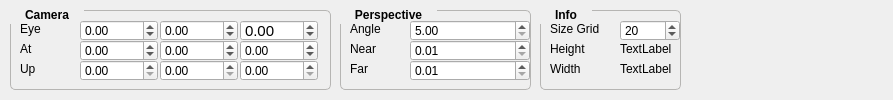
        <widget class="QWidget" name="scrollAreaWidgetContents_2">
         <property name="geometry">
          <rect>
           <x>0</x>
           <y>0</y>
           <width>893</width>
           <height>100</height>
          </rect>
         </property>
         <widget class="QGroupBox" name="groupBox">
          <property name="geometry">
           <rect>
            <x>10</x>
            <y>10</y>
            <width>321</width>
            <height>80</height>
           </rect>
          </property>
          <property name="font">
           <font>
            <pointsize>9</pointsize>
            <weight>75</weight>
            <bold>true</bold>
           </font>
          </property>
          <property name="styleSheet">
           <string notr="true">QGroupBox::title { 
   
     subcontrol-position: top left; /* position at the top left*/ 
  padding: 2px 13px;
   margin-top: -5px;
    
 }

QGroupBox{
   border: 1px solid rgb(182, 181, 179);
  border-radius: 5px;
}</string>
          </property>
          <property name="title">
           <string>Camera</string>
          </property>
          <widget class="QDoubleSpinBox" name="dEyex">
           <property name="geometry">
            <rect>
             <x>70</x>
             <y>10</y>
             <width>78</width>
             <height>21</height>
            </rect>
           </property>
           <property name="minimum">
            <double>-9000.000000000000000</double>
           </property>
           <property name="maximum">
            <double>9000.000000000000000</double>
           </property>
          </widget>
          <widget class="QDoubleSpinBox" name="dEyey">
           <property name="geometry">
            <rect>
             <x>150</x>
             <y>10</y>
             <width>78</width>
             <height>21</height>
            </rect>
           </property>
           <property name="minimum">
            <double>-9000.000000000000000</double>
           </property>
           <property name="maximum">
            <double>9000.000000000000000</double>
           </property>
          </widget>
          <widget class="QDoubleSpinBox" name="dEyez">
           <property name="geometry">
            <rect>
             <x>230</x>
             <y>10</y>
             <width>78</width>
             <height>21</height>
            </rect>
           </property>
           <property name="font">
            <font>
             <pointsize>11</pointsize>
            </font>
           </property>
           <property name="minimum">
            <double>-9000.000000000000000</double>
           </property>
           <property name="maximum">
            <double>9000.000000000000000</double>
           </property>
          </widget>
          <widget class="QDoubleSpinBox" name="dAtx">
           <property name="geometry">
            <rect>
             <x>70</x>
             <y>30</y>
             <width>78</width>
             <height>21</height>
            </rect>
           </property>
           <property name="minimum">
            <double>-9000.000000000000000</double>
           </property>
           <property name="maximum">
            <double>9000.000000000000000</double>
           </property>
          </widget>
          <widget class="QDoubleSpinBox" name="dAty">
           <property name="geometry">
            <rect>
             <x>150</x>
             <y>30</y>
             <width>78</width>
             <height>21</height>
            </rect>
           </property>
           <property name="minimum">
            <double>-9000.000000000000000</double>
           </property>
           <property name="maximum">
            <double>9000.000000000000000</double>
           </property>
          </widget>
          <widget class="QDoubleSpinBox" name="dAtz">
           <property name="geometry">
            <rect>
             <x>230</x>
             <y>30</y>
             <width>78</width>
             <height>21</height>
            </rect>
           </property>
           <property name="minimum">
            <double>-9000.000000000000000</double>
           </property>
           <property name="maximum">
            <double>9000.000000000000000</double>
           </property>
          </widget>
          <widget class="QDoubleSpinBox" name="dUpx">
           <property name="geometry">
            <rect>
             <x>70</x>
             <y>50</y>
             <width>78</width>
             <height>21</height>
            </rect>
           </property>
           <property name="maximum">
            <double>1.000000000000000</double>
           </property>
          </widget>
          <widget class="QDoubleSpinBox" name="dUpy">
           <property name="geometry">
            <rect>
             <x>150</x>
             <y>50</y>
             <width>78</width>
             <height>21</height>
            </rect>
           </property>
           <property name="maximum">
            <double>1.000000000000000</double>
           </property>
          </widget>
          <widget class="QDoubleSpinBox" name="dUpz">
           <property name="geometry">
            <rect>
             <x>230</x>
             <y>50</y>
             <width>78</width>
             <height>21</height>
            </rect>
           </property>
           <property name="maximum">
            <double>1.000000000000000</double>
           </property>
          </widget>
          <widget class="QLabel" name="label">
           <property name="geometry">
            <rect>
             <x>10</x>
             <y>10</y>
             <width>66</width>
             <height>17</height>
            </rect>
           </property>
           <property name="text">
            <string>Eye</string>
           </property>
          </widget>
          <widget class="QLabel" name="label_2">
           <property name="geometry">
            <rect>
             <x>10</x>
             <y>30</y>
             <width>66</width>
             <height>17</height>
            </rect>
           </property>
           <property name="text">
            <string>At</string>
           </property>
          </widget>
          <widget class="QLabel" name="label_3">
           <property name="geometry">
            <rect>
             <x>10</x>
             <y>50</y>
             <width>66</width>
             <height>17</height>
            </rect>
           </property>
           <property name="text">
            <string>Up</string>
           </property>
          </widget>
         </widget>
         <widget class="QGroupBox" name="groupBox_2">
          <property name="geometry">
           <rect>
            <x>340</x>
            <y>10</y>
            <width>191</width>
            <height>80</height>
           </rect>
          </property>
          <property name="font">
           <font>
            <pointsize>9</pointsize>
            <weight>75</weight>
            <bold>true</bold>
           </font>
          </property>
          <property name="styleSheet">
           <string notr="true">QGroupBox::title { 
   
     subcontrol-position: top left; /* position at the top left*/ 
  padding: 2px 13px;
   margin-top: -5px;
    
 }

QGroupBox{
   border: 1px solid rgb(182, 181, 179);
  border-radius: 5px;
}</string>
          </property>
          <property name="title">
           <string>Perspective</string>
          </property>
          <widget class="QDoubleSpinBox" name="anglePerspective">
           <property name="geometry">
            <rect>
             <x>70</x>
             <y>10</y>
             <width>120</width>
             <height>21</height>
            </rect>
           </property>
           <property name="minimum">
            <double>5.000000000000000</double>
           </property>
           <property name="maximum">
            <double>180.000000000000000</double>
           </property>
          </widget>
          <widget class="QDoubleSpinBox" name="nearPerspective">
           <property name="geometry">
            <rect>
             <x>70</x>
             <y>30</y>
             <width>120</width>
             <height>21</height>
            </rect>
           </property>
           <property name="minimum">
            <double>0.010000000000000</double>
           </property>
           <property name="maximum">
            <double>100.000000000000000</double>
           </property>
          </widget>
          <widget class="QDoubleSpinBox" name="farPerspective">
           <property name="geometry">
            <rect>
             <x>70</x>
             <y>50</y>
             <width>120</width>
             <height>21</height>
            </rect>
           </property>
           <property name="minimum">
            <double>0.010000000000000</double>
           </property>
           <property name="maximum">
            <double>9999999.000000000000000</double>
           </property>
          </widget>
          <widget class="QLabel" name="label_4">
           <property name="geometry">
            <rect>
             <x>10</x>
             <y>10</y>
             <width>66</width>
             <height>17</height>
            </rect>
           </property>
           <property name="text">
            <string>Angle</string>
           </property>
          </widget>
          <widget class="QLabel" name="label_5">
           <property name="geometry">
            <rect>
             <x>10</x>
             <y>30</y>
             <width>66</width>
             <height>17</height>
            </rect>
           </property>
           <property name="text">
            <string>Near</string>
           </property>
          </widget>
          <widget class="QLabel" name="label_6">
           <property name="geometry">
            <rect>
             <x>10</x>
             <y>50</y>
             <width>66</width>
             <height>17</height>
            </rect>
           </property>
           <property name="text">
            <string>Far</string>
           </property>
          </widget>
         </widget>
         <widget class="QGroupBox" name="groupBox_3">
          <property name="geometry">
           <rect>
            <x>540</x>
            <y>10</y>
            <width>141</width>
            <height>80</height>
           </rect>
          </property>
          <property name="font">
           <font>
            <pointsize>9</pointsize>
            <weight>75</weight>
            <bold>true</bold>
            <underline>false</underline>
            <strikeout>false</strikeout>
            <kerning>true</kerning>
           </font>
          </property>
          <property name="styleSheet">
           <string notr="true">QGroupBox::title { 
   
     subcontrol-position: top left; /* position at the top left*/ 
  padding: 2px 13px;
   margin-top: -5px;
    
 }

QGroupBox{
   border: 1px solid rgb(182, 181, 179);
  border-radius: 5px;
}</string>
          </property>
          <property name="title">
           <string>Info</string>
          </property>
          <widget class="QLabel" name="label_7">
           <property name="geometry">
            <rect>
             <x>10</x>
             <y>10</y>
             <width>66</width>
             <height>17</height>
            </rect>
           </property>
           <property name="text">
            <string>Size Grid</string>
           </property>
          </widget>
          <widget class="QLabel" name="label_8">
           <property name="geometry">
            <rect>
             <x>10</x>
             <y>30</y>
             <width>66</width>
             <height>17</height>
            </rect>
           </property>
           <property name="text">
            <string>Height</string>
           </property>
          </widget>
          <widget class="QLabel" name="label_9">
           <property name="geometry">
            <rect>
             <x>10</x>
             <y>50</y>
             <width>66</width>
             <height>17</height>
            </rect>
           </property>
           <property name="text">
            <string>Width</string>
           </property>
          </widget>
          <widget class="QSpinBox" name="sizeGrid">
           <property name="geometry">
            <rect>
             <x>80</x>
             <y>10</y>
             <width>60</width>
             <height>21</height>
            </rect>
           </property>
           <property name="minimum">
            <number>0</number>
           </property>
           <property name="maximum">
            <number>900</number>
           </property>
           <property name="value">
            <number>20</number>
           </property>
          </widget>
          <widget class="QLabel" name="height_l">
           <property name="geometry">
            <rect>
             <x>80</x>
             <y>30</y>
             <width>66</width>
             <height>17</height>
            </rect>
           </property>
           <property name="text">
            <string>TextLabel</string>
           </property>
          </widget>
          <widget class="QLabel" name="width_l">
           <property name="geometry">
            <rect>
             <x>80</x>
             <y>50</y>
             <width>66</width>
             <height>17</height>
            </rect>
           </property>
           <property name="text">
            <string>TextLabel</string>
           </property>
          </widget>
         </widget>
        </widget>
